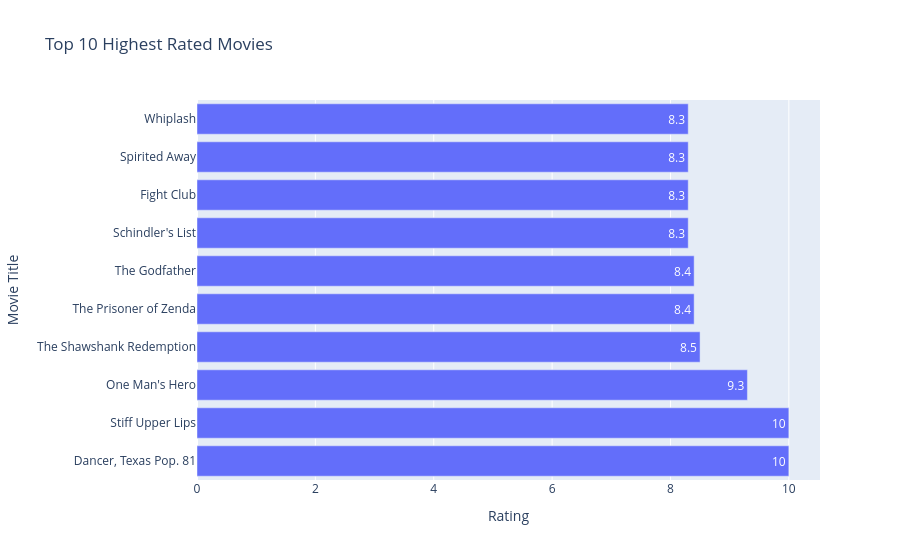

The cell this chart's notebook holds for it:
### Code cell
top_rated = df.sort_values(by="vote_average", ascending=False).head(10)

fig = px.bar(
    top_rated,
    x="vote_average",
    y="title",
    orientation="h",
    title="Top 10 Highest Rated Movies",
    text="vote_average"
)

fig.update_layout(
    xaxis_title="Rating",
    yaxis_title="Movie Title"
)

fig.show()

### Figure 1 — Plotly figure (JSON) as saved in the notebook; plotly's stock layout.template omitted (floating-point values rounded to 4 significant figures)
{"data": [{"hovertemplate": "vote_average=%{text}<br>title=%{y}<extra></extra>", "legendgroup": "", "marker": {"color": "#636efa", "pattern": {"shape": ""}}, "name": "", "orientation": "h", "showlegend": false, "text": [10.0, 10.0, 9.3, 8.5, 8.4, 8.4, 8.3, 8.3, 8.3, 8.3], "textposition": "auto", "type": "bar", "x": [10.0, 10.0, 9.3, 8.5, 8.4, 8.4, 8.3, 8.3, 8.3, 8.3], "xaxis": "x", "y": ["Dancer, Texas Pop. 81", "Stiff Upper Lips", "One Man's Hero", "The Shawshank Redemption", "The Prisoner of Zenda", "The Godfather", "Schindler's List", "Fight Club", "Spirited Away", "Whiplash"], "yaxis": "y"}], "layout": {"barmode": "relative", "legend": {"tracegroupgap": 0}, "title": {"text": "Top 10 Highest Rated Movies"}, "xaxis": {"anchor": "y", "domain": [0, 1], "title": {"text": "Rating"}}, "yaxis": {"anchor": "x", "domain": [0, 1], "title": {"text": "Movie Title"}}}}
